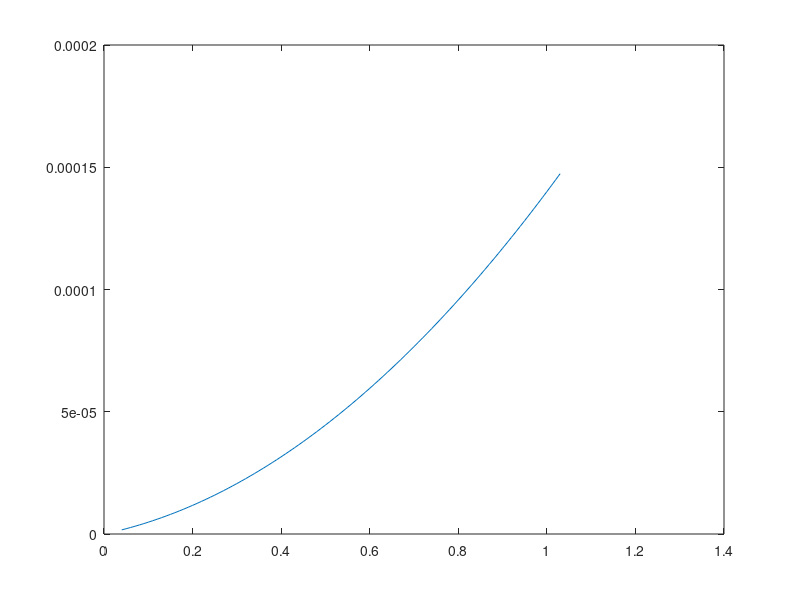

This chart was generated by the following MATLAB code:
clear variables;
S = dlmread('CRYSTALS_Si_Palik.csv.txt');
lam = 1000*S(:,1);
xx = (270.7:0.1:820.6)';
yr = S(:,2);
yi= S(:,3);
yyr = spline(lam,yr,xx); %real part ref index of Si
yyi = spline(lam,yi,xx); %imag part of ref index of Si

% xx = xx(1700:4500);  %limiting wavelength 480-660nm
% yyr = yyr(1700:4500);  
% yyi = yyi(1700:4500);

x=xx./1000; %wavelength in micron
lambda = 1000.*x; %wavelength in nanometers

%l=26; %layers of hbn

n0 = ones(size(x)); % refractive index of air
n1 = 2.7*ones(size(x)) - 1i*(5.446/2.7)*(x);
%n1 =  (2.3 - 1.6i) .* ones(size(x));%ref index of graphene/graphite
%n1 =  (ng + (kg)*1i) .* ones(size(x));
%n2 = 1.8 - (0.00069375 .* (lambda - 480));%ref index of hBN with 3% dispersion
%n2 = (1.8).* ones(size(x)); %ref index of hb
n2 = 1.8 - (0.00069375 .* (lambda - 480));
n3 = 1*sqrt( 1 + 0.6961663*power(x,2)./(power(x,2)-power(0.0684043,2)) +(0.4079426*power(x,2))./(power(x,2)-power(0.1162414,2)) + (0.8974794*power(x,2))./(power(x,2)-power(9.896161,2)));  %refractive index of sio2
%n2=n3;%n4=n3;
%n3=n0;
n4 = yyr + 1i.*yyi; %ref index of silicon
%n4 = n3; %on glass or cover slip or fused Si
%%
x=780;
n0 = ones(size(x)); % refractive index of air
n1 = 2.7*ones(size(x)) - 1i*(5.446/2.7)*(x);
n2 = 1.8 - (0.00069375 .* (x - 480));
n3 = 1*sqrt( 1 + 0.6961663*power(x,2)./(power(x,2)-power(0.0684043,2)) +(0.4079426*power(x,2))./(power(x,2)-power(0.1162414,2)) + (0.8974794*power(x,2))./(power(x,2)-power(9.896161,2)));  %refractive index of sio2
n4 = yyr((lambda==x)) + 1i.*yyi((lambda==x)); %ref index of silicon
%%

r(:,1) = (n0-n1)./(n0+n1); % reflection coefficient 
r(:,2) = (n1-n2)./(n1+n2);
r(:,3) = (n2-n3)./(n2+n3);
r(:,4) = (n3-n4)./(n3+n4);
N=100;
C2 = zeros(1,N);
d2 = zeros(1,N);
for ii = 1:N
    
d2(ii) = 0.030 +(ii*0.010); %size of hbn layer in micron
%l*0.0004; 
d1 = 0.00034; %size of graphene monolayer micron
d3 = .282; %size of sio2 layer in microns

p(:,1) = exp(-2i*(2*pi*n1*d1)./x);  %graphene phase
p(:,2) = exp(-2i*(2*pi*n2*d2(ii))./x);  %hbn phase
p(:,3) = exp(-2i*(2*pi*n3*d3)./x);  %Sio2 phase

g(:,4) = r(:,4);

for j= 1:3
    g(:,4-j) = (r(:,4-j) + g(:,5-j).* p(:,4-j))./ (1 + r(:,4-j).*g(:,5-j).*p(:,4-j));
end

I = (abs(g(:,1))).^2 %full stack g+hbn+sio2


rn(:,1) = (n0 - n2)./(n0 + n2); %no graphene
rn(:,2) = r(:,3);
rn(:,3) = r(:,4);
h(:,3) = rn(:,3);
q(:,2) = p(:,3);
q(:,1) = p(:,2);


for j=1:2   
    h(:,3-j) = (rn(:,3-j) + h(:,4-j).*q(:,3-j))./(1 + rn(:,3-j).*h(:,4-j).*q(:,3-j));
end
K = abs(h(:,1)).^2; %no graphene h+s


rnnn(:,1) = r(:,1); %air graphene
rnnn(:,2) = (n1-n3)./(n3+n1); %graphene sio2
rnnn(:,3) = r(:,4);
hh(:,3) = rnnn(:,3);
qq(:,2) = p(:,3);
qq(:,1) = p(:,1);


for j=1:2   
    hh(:,3-j) = (rnnn(:,3-j) + hh(:,4-j).*qq(:,3-j))./(1 + rnnn(:,3-j).*hh(:,4-j).*qq(:,3-j));
end
M = abs(hh(:,1)).^2 % g+s


rnn(:,1) = (n0-n3)./(n0+n3); %air sio2
rnn(:,2) = r(:,4); %sio2 si
t = p(:,3);
f(:,2) = rnn(:,2);

f(:,1) = (rnn(:,1) + f(:,2).*t)./(1 + rnn(:,1).*f(:,2).*t);
L = abs(f(:,1)).^2 %just s

%contrast calculation
C1 = (K - I)./K; %h+s - g+h+s
C2(ii) = (L - K)./L; % s - h+s
C3 = (L - I)./L; %s - g+h+s
C4 = (M - I)./M; %g+s - g+h+s
C5 = (M - I - K + L)./M; %g+s - g+h+s - h+s + s
C6 = (L - M)./M; %s - g+s
%close all
end
figure;plot(d2,C2)